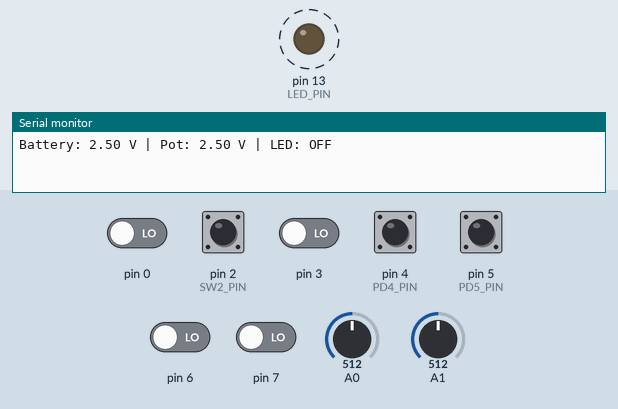
The sketch below on a simulated Arduino Uno, built with avr-gcc and run on an emulated ATmega328P. Shown: output pins drawn as LEDs (lit = HIGH), the last lines printed to the serial monitor. Dashed ring = blinking. The test bench sets the inputs (shaded band); at power-on: pin 2 (SW2_PIN), pin 4 (PD4_PIN), pin 5 (PD5_PIN) HIGH, pin 0, pin 3, pin 6, pin 7 LOW, A0 = 512, A1 = 512.

Above: at 0.52 s.
1.4 s: pin 2 (SW2_PIN) pulled LOW for 0.3 s
At 2.0 s:
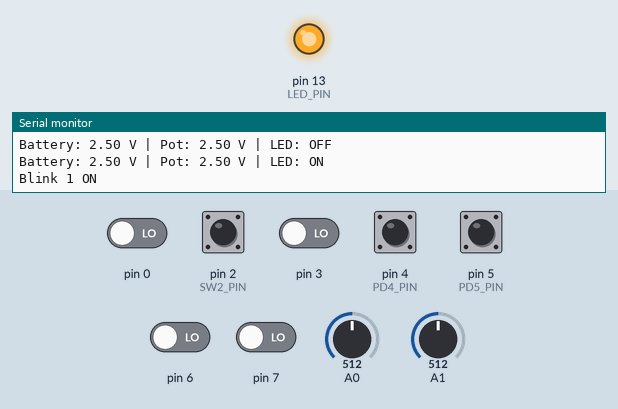
At 2.5 s:
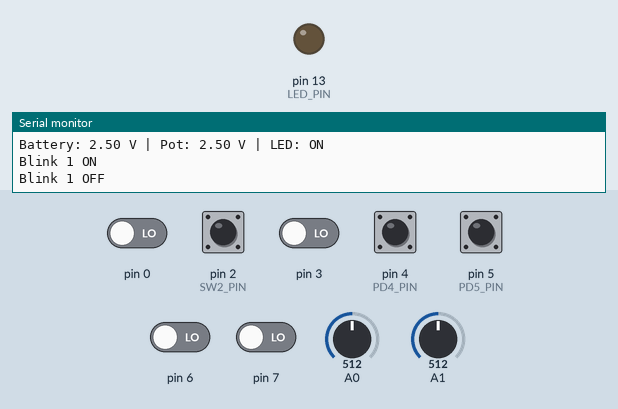
Timing chart, 0 to 10.5 s (numbered marks = the images above; inputs shaded):
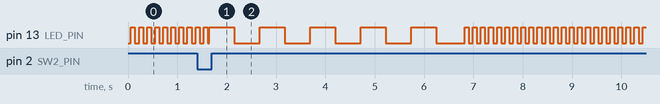

The sketch:

4.1.2.ino
```cpp
#include <avr/io.h>
#include <avr/interrupt.h>
#include <util/delay.h>
#include <stdio.h>

#define SW2_PIN PD2
#define PD4_PIN PD4
#define PD5_PIN PD5
#define LED_PIN PB5

volatile uint16_t blink_counter = 0;
volatile uint16_t blink_interval = 500;

volatile uint8_t timerBlinkEnabled = 1; // controls whether Timer2 ISR blinks

char buffer[64];

// USART
void USART_send(char c) {
  while (!(UCSR0A & (1 << UDRE0)));
  UDR0 = c;
}

void USART_sendString(const char* str) {
  while (*str) USART_send(*str++);
}

// ADC read
uint16_t readADC(uint8_t channel) {
  ADMUX = (ADMUX & 0xF0) | (channel & 0x0F);
  ADCSRA |= (1 << ADSC);
  while (ADCSRA & (1 << ADSC));
  return ADC;
}

// TIMER2 ISR (100ms)
ISR(TIMER2_COMPA_vect) {
  if (!timerBlinkEnabled) return; // don't blink if in override

  blink_counter++;
  if (blink_counter >= blink_interval / 100) {
    blink_counter = 0;
    PORTB ^= (1 << LED_PIN);
  }
}

void setup() {
  DDRB |= (1 << LED_PIN);
  PORTB &= ~(1 << LED_PIN);

  DDRD &= ~((1 << SW2_PIN) | (1 << PD4_PIN) | (1 << PD5_PIN));
  PORTD |= (1 << SW2_PIN) | (1 << PD4_PIN) | (1 << PD5_PIN);

  ADMUX |= (1 << REFS0);
  ADCSRA |= (1 << ADEN) | (1 << ADPS2) | (1 << ADPS1);

  uint16_t ubrr = F_CPU / 16 / 9600 - 1;
  UBRR0H = (ubrr >> 8);
  UBRR0L = ubrr;
  UCSR0B = (1 << TXEN0);
  UCSR0C = (1 << UCSZ01) | (1 << UCSZ00);

  TCCR2A |= (1 << WGM21);
  OCR2A = 156;
  TCCR2B |= (1 << CS22) | (1 << CS21) | (1 << CS20);
  TIMSK2 |= (1 << OCIE2A);

  sei();
}

void blinkFiveTimes() {
  timerBlinkEnabled = 0;
  PORTB &= ~(1 << LED_PIN); // ensure off

  for (uint8_t i = 1; i <= 5; i++) {
    PORTB |= (1 << LED_PIN); // ON
    snprintf(buffer, sizeof(buffer), "Blink %d ON\r\n", i);
    USART_sendString(buffer);
    _delay_ms(500);

    PORTB &= ~(1 << LED_PIN); // OFF
    snprintf(buffer, sizeof(buffer), "Blink %d OFF\r\n", i);
    USART_sendString(buffer);
    _delay_ms(500);
  }

  blink_counter = 0; // reset timer blink phase
  PORTB &= ~(1 << LED_PIN);
  timerBlinkEnabled = 1;
}

void loop() {
  static uint8_t sw2Prev = 1;
  uint8_t sw2Now = (PIND & (1 << SW2_PIN));

  if (!sw2Now && sw2Prev) {
    _delay_ms(20);
    if (!(PIND & (1 << SW2_PIN))) {
      blinkFiveTimes(); // clean override!
    }
  }
  sw2Prev = sw2Now;

  // Blink frequency control
  if (timerBlinkEnabled) {
    uint8_t pd4 = !(PIND & (1 << PD4_PIN));
    uint8_t pd5 = !(PIND & (1 << PD5_PIN));

    if (pd4 && pd5)      blink_interval = 1000;
    else if (pd4)        blink_interval = 5000;
    else if (pd5)        blink_interval = 2000;
    else                 blink_interval = 500;
  }

  // ADC reading
  uint16_t batteryRaw = readADC(0);
  uint16_t potRaw     = readADC(1);
  float batteryV = batteryRaw * (5.0 / 1023.0);
  float potV     = potRaw * (5.0 / 1023.0);

  char batteryStr[8], potStr[8];
  dtostrf(batteryV, 4, 2, batteryStr);
  dtostrf(potV,     4, 2, potStr);

  snprintf(buffer, sizeof(buffer),
           "Battery: %s V | Pot: %s V | LED: %s\r\n",
           batteryStr, potStr,
           (PORTB & (1 << LED_PIN)) ? "ON" : "OFF");
  USART_sendString(buffer);

  _delay_ms(500);
}
```
